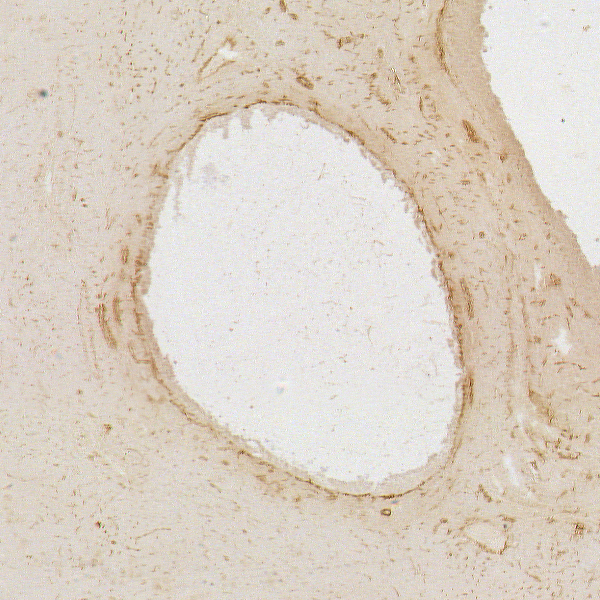
#> input picture Images/follicule.bmp, 600 x 600 px; the run also reads 1 picture not shown here
$ jupyter execute --allow-errors 06_morphological_segmentation_watershed.ipynb
#> lines starting #> are read from the running program, lines starting #| are printed output that depends on the picture; after the words box and inside, x2 and y2 are one past the last pixel; in counts of white or black regions, pixels touching at a corner belong together
# Lab 06 — Morphological Segmentation & Watershed Separation

**Course:** Image Analysis and Processing — École des Mines de Saint-Étienne
**Topics covered:**
1. Biomedical histological segmentation of an ovarian follicle (`follicule.bmp`):
   - **Antrum** extraction via blue-channel thresholding, connected-component selection, and hole filling
   - **Theca** ring extraction via morphological dilation and set difference
   - **Vascularization** detection inside the theca layer
2. Separation of touching objects (`circles.TIF`) using Euclidean Distance Transform, morphological regional maxima, and the Watershed transform

[cell 1]
from pathlib import Path
import numpy as np
import matplotlib.pyplot as plt
import scipy.ndimage as ndi
import imageio.v3 as imageio
from skimage import morphology, measure, segmentation

IMAGES_DIR = Path("../Images")

## 1. Ovarian Follicle Segmentation

We isolate three anatomical structures from `follicule.bmp` using channel thresholding and mathematical morphology.

[cell 2]
follicle = imageio.imread(IMAGES_DIR / "follicule.bmp")
#> follicle is the input picture: shape (600, 600, 3); mean R, G, B 219.9, 209.6, 197.7
blue_channel = follicle[:, :, 2]
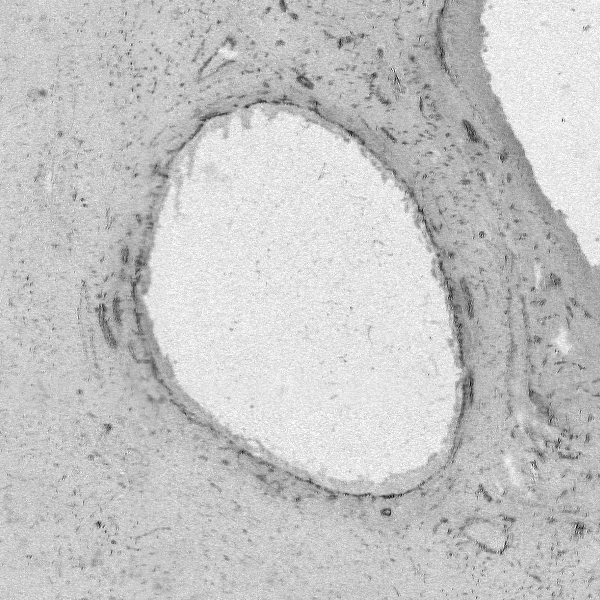
#> blue_channel: shape (600, 600); min 0, max 255, mean 197.7

# 1. Antrum: bright region in blue channel containing seed (300, 300), then fill holes
antrum_mask = blue_channel > 220
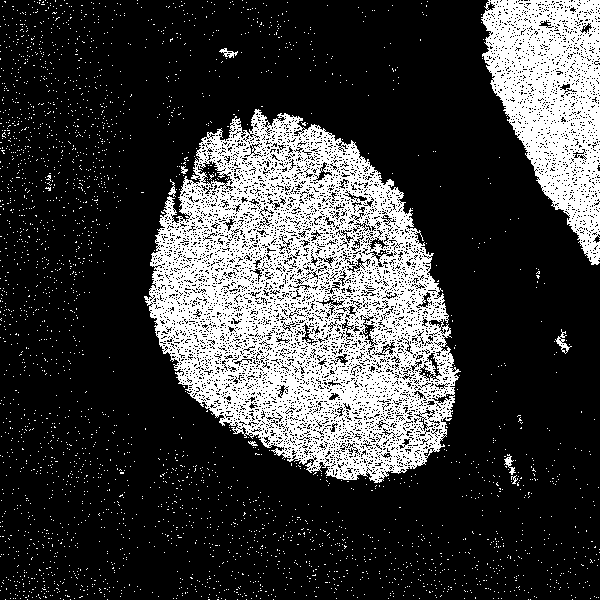
#> antrum_mask: shape (600, 600) bool; 23.9% white; 2904 white regions (2895 under 20 px), largest, box (x1, y1, x2, y2) and area: (144, 109, 461, 483) 63782, (481, 0, 600, 265) 18141, (555, 329, 572, 354) 120
labeled = measure.label(antrum_mask, connectivity=2)
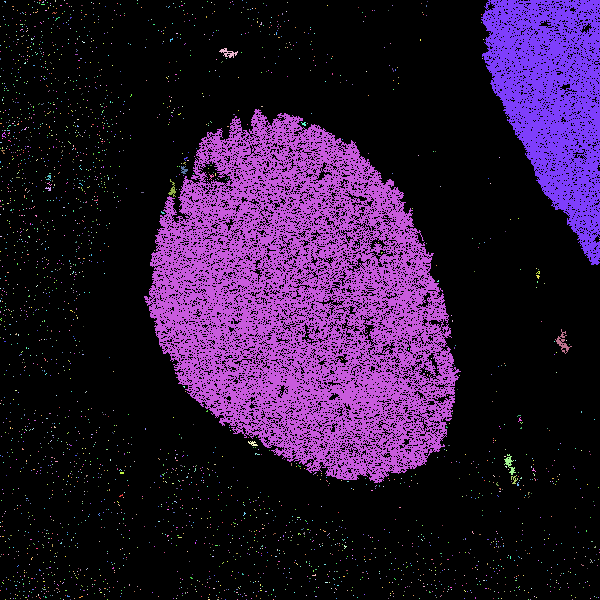
#> labeled: shape (600, 600) int32; 2905 distinct labels, from 0 to 2904; one colour per label, 0 black
antrum = labeled == labeled[300, 300]
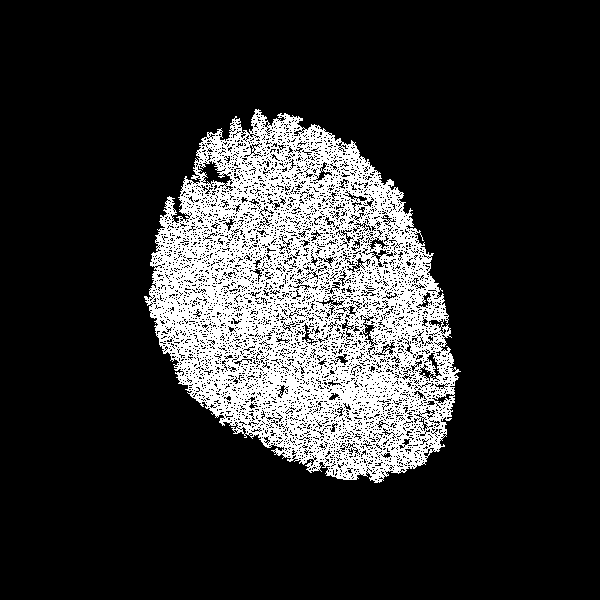
#> antrum: shape (600, 600) bool; 17.7% white; 1 white region, box (x1, y1, x2, y2) and area: (144, 109, 461, 483) 63782
antrum = ndi.binary_fill_holes(antrum)
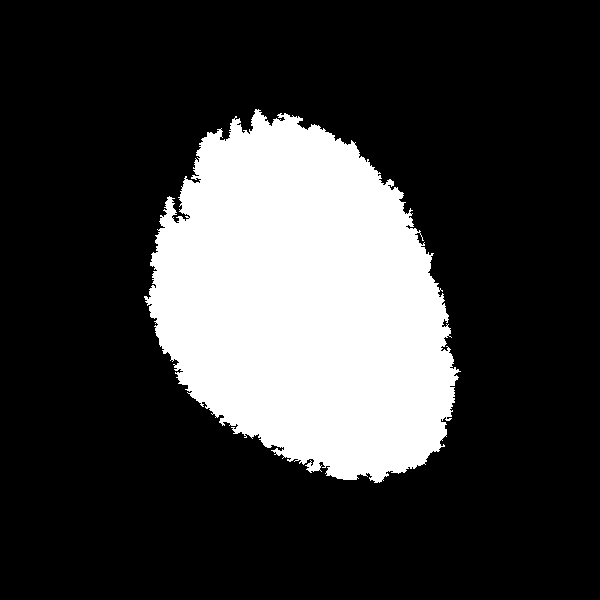
#> antrum: shape (600, 600) bool; 22.8% white; 1 white region, box (x1, y1, x2, y2) and area: (144, 109, 461, 483) 81945

# 2. Theca: ring around the antrum via dilation (disk radius 40) minus antrum
se40 = morphology.disk(40)
theca = morphology.dilation(antrum, footprint=se40) & ~antrum
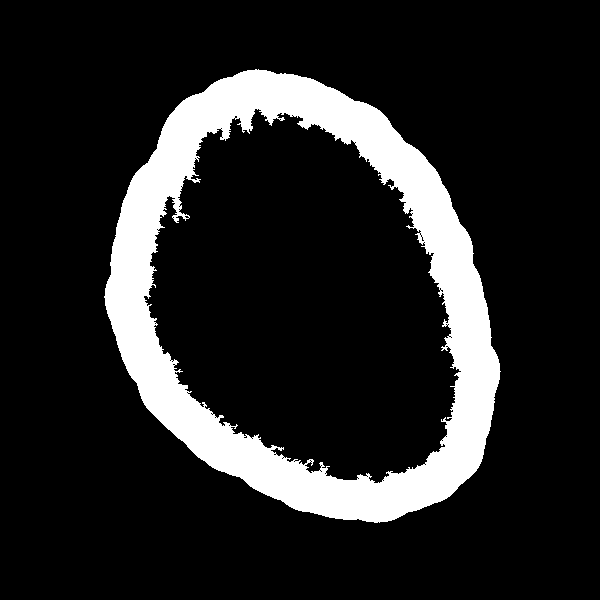
#> theca: shape (600, 600) bool; 14.2% white; 1 white region, box (x1, y1, x2, y2) and area: (104, 69, 501, 523) 51172

# 3. Vascularization: dark vessels (B < 140) located within the theca
vascularization = (blue_channel < 140) & theca
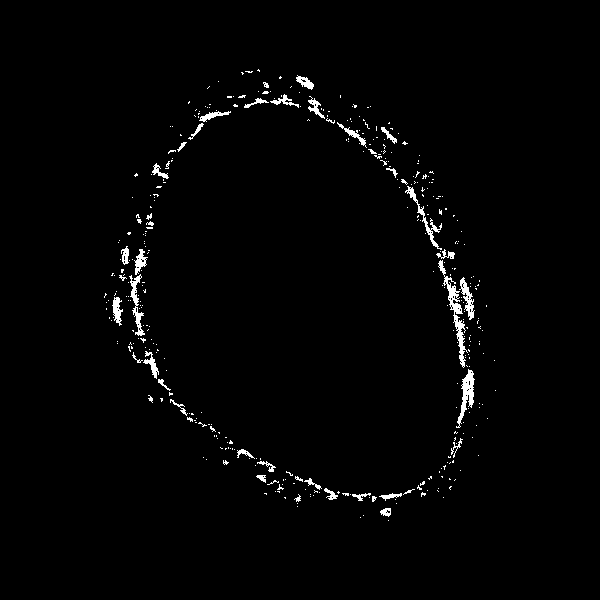
#> vascularization: shape (600, 600) bool; 1.6% white; 385 white regions (342 under 20 px), largest, box (x1, y1, x2, y2) and area: (438, 260, 468, 368) 634, (456, 369, 475, 428) 420, (129, 274, 145, 336) 320

fig, axes = plt.subplots(1, 4, figsize=(16, 4))
panels = [
    (follicle, "Original Histology", None),
    (antrum, "Antrum", "gray"),
    (theca, "Theca Ring (r=40)", "gray"),
    (vascularization, "Vascularization", "gray"),
]
for ax, (img, title, cmap) in zip(axes, panels):
    ax.imshow(img, cmap=cmap)
    ax.set_title(title)
    ax.axis("off")
#> this loop made 4 passes
#> (title, cmap) on passes 1 to 4: ('Original Histology', None), ('Antrum', 'gray'), ('Theca Ring (r=40)', 'gray'), ('Vascularization', 'gray')

plt.tight_layout()
plt.show()
